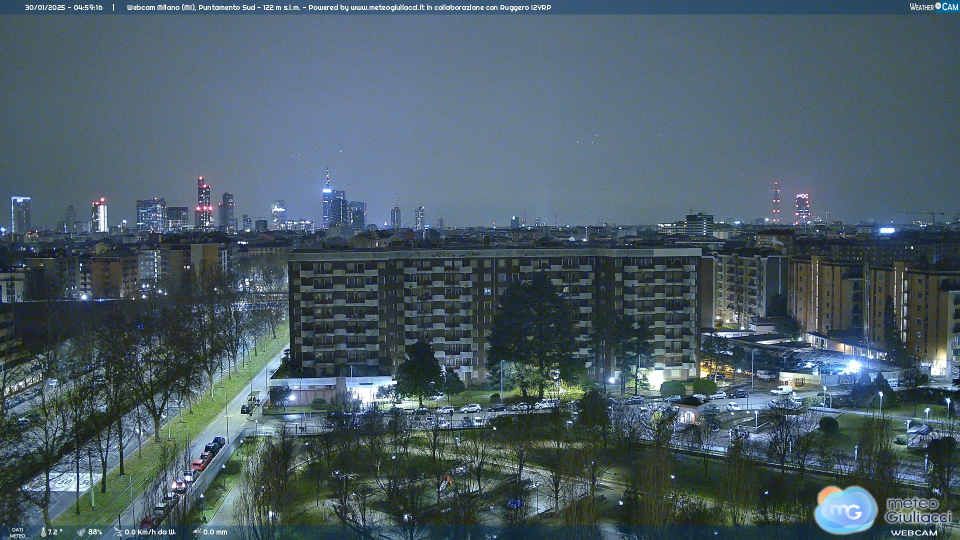
#> input picture code/images/20250130-0500.jpg, 1920 x 1080 px (shown at 1/2 size); its folder holds only this picture in this run
$ jupyter execute --allow-errors 03-physical_based_model.ipynb   (shell and % lines are left out)
#> lines starting #> are read from the running program, lines starting #| are printed output that depends on the picture
# PM2.5 estimation from sky images (PPPC)
This notebook script:
 - Extracts two “naturalness” features from sky images:
   - **HS**: spatial entropy of saturation
   - **ES**: wavelet-based (transform) entropy of saturation
 - Merges features with ground PM2.5 measurements
 - Fits reference distributions on “clean air” samples
 - Builds a combined quality score **Q**
 - Fits a logistic mapping to predict PM2.5 and evaluates performance

[cell 1]
import os
import re
import glob
import math

import numpy as np
import pandas as pd
import imageio.v3 as iio
import matplotlib.pyplot as plt

import pywt
from scipy.stats import gumbel_r, norm
from scipy.optimize import curve_fit
from sklearn.metrics import mean_absolute_error, mean_squared_error, r2_score

## Helper functions
 Functions for:
 - Parsing datetime from filename
 - Converting RGB → saturation
 - Computing spatial entropy (HS)
 - Computing wavelet-based transform entropy (ES)

[cell 2]
def parse_dt_from_name(name):
    m = re.search(r'(\d{8})-(\d{4})', name)
    if not m:
        return None
    ymd, hm = m.group(1), m.group(2)
    return f"{ymd[:4]}-{ymd[4:6]}-{ymd[6:8]} {hm[:2]}:{hm[2:4]}"

[cell 3]
def rgb_to_saturation(rgb_uint8):
    rgb = rgb_uint8.astype(np.float32) / 255.0
    R, G, B = rgb[..., 0], rgb[..., 1], rgb[..., 2]

    U = np.maximum.reduce([R, G, B])
    V = np.minimum.reduce([R, G, B])

    S = np.zeros_like(U, dtype=np.float32)
    mask = U > 0
    S[mask] = (U[mask] - V[mask]) / U[mask]

    return S

[cell 4]
def spatial_entropy(S, bins=256):
    hist, _ = np.histogram(S, bins=bins, range=(0, 1), density=True)
    p = hist / (hist.sum() + 1e-12)
    p = p[p > 0]
    return float(-np.sum(p * np.log(p)))

[cell 5]
def shannon_entropy_coeffs(coeffs, bins=256):
    data = coeffs.ravel()
    std = np.std(data)
    rng = 6 * std if std > 0 else 1.0

    hist, _ = np.histogram(data, bins=bins, range=(-rng, rng), density=True)
    p = hist / (hist.sum() + 1e-12)
    p = p[p > 0]

    return float(-np.sum(p * np.log(p)))


def transform_entropy(S, K=5, psi=4.0):
    coeffs = pywt.wavedec2(S, wavelet='haar', level=K, mode='symmetric')
    ES_scales = []

    for k in range(1, K + 1):
        cH, cV, cD = coeffs[k]

        e_LH = shannon_entropy_coeffs(cH)
        e_HL = shannon_entropy_coeffs(cV)
        e_HH = shannon_entropy_coeffs(cD)

        e_scale = (e_LH + e_HL + psi * e_HH) / (1 + psi)
        ES_scales.append(e_scale)

    return float(np.mean(ES_scales))

## Load images and extract features (HS, ES)
 - Reads all `.jpg`, `.png`, `.jpeg` images from `input/passed`
 - Crops a fixed sky region
 - Computes saturation, HS, and ES per image
 - Builds a dataframe indexed by Datetime

[cell 6]
image_folder = "Images"
image_paths = glob.glob(os.path.join(image_folder, "*.jpg")) + \
              glob.glob(os.path.join(image_folder, "*.png")) + \
              glob.glob(os.path.join(image_folder, "*.jpeg"))

records = []

for path in image_paths:
    try:
        fname = os.path.basename(path)
        dt = parse_dt_from_name(fname)
        if dt is None:
            continue

        img = iio.imread(path)
#> img is the input picture: shape (1080, 1920, 3); mean R, G, B 74.7, 92.5, 102.4
        img = img[30:430, 30:1950, :3]  # sky crop
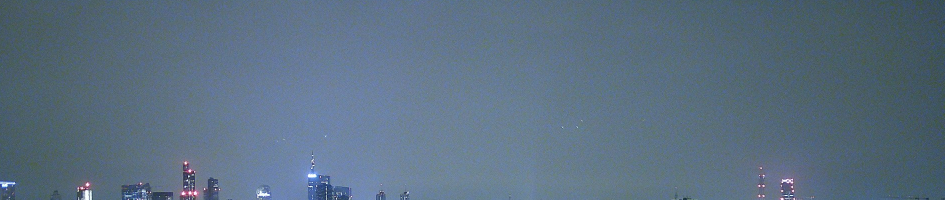
#> img: shape (400, 1890, 3) (shown at 1/2 size); mean R, G, B 91.2, 111.2, 129.6

        S = rgb_to_saturation(img)
#> in rgb_to_saturation, `R, G, B = rgb[..., 0], rgb[..., 1], rgb[..., 2]`:
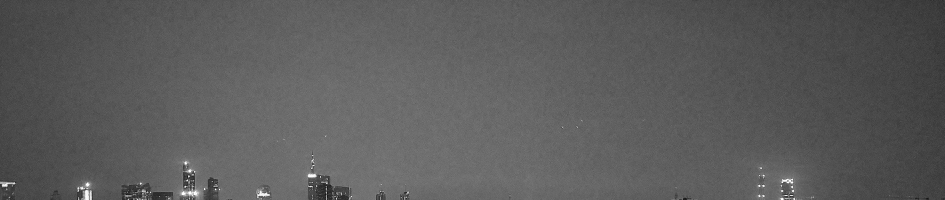
#> R: shape (400, 1890) float32 (shown at 1/2 size); min 0, max 1, mean 0.357
#> in rgb_to_saturation, `R, G, B = rgb[..., 0], rgb[..., 1], rgb[..., 2]`:
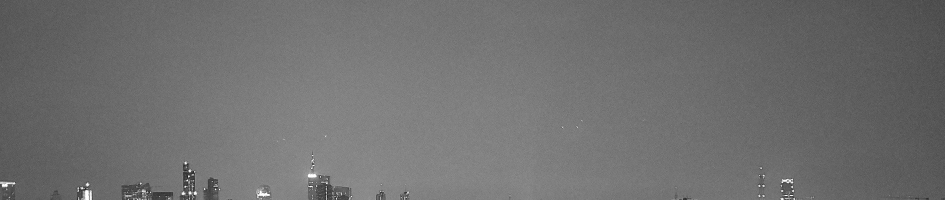
#> G: shape (400, 1890) float32 (shown at 1/2 size); min 0.0118, max 1, mean 0.436
#> in rgb_to_saturation, `R, G, B = rgb[..., 0], rgb[..., 1], rgb[..., 2]`:
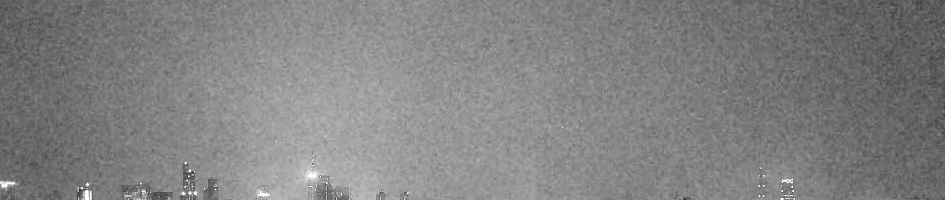
#> B: shape (400, 1890) float32 (shown at 1/2 size); min 0.0471, max 1, mean 0.508
#> in rgb_to_saturation, `mask = U > 0`: mask: shape (400, 1890) bool; every value is 1
#> in rgb_to_saturation, `S[mask] = (U[mask] - V[mask]) / U[mask]`:
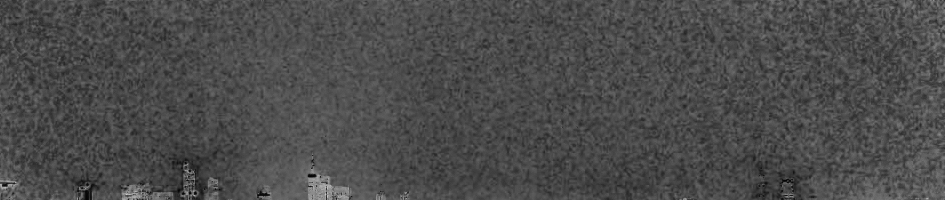
#> S: shape (400, 1890) float32 (shown at 1/2 size); min 0, max 1, mean 0.297
        HS = spatial_entropy(S)
#> in spatial_entropy, `hist, _ = np.histogram(S, bins=bins, range=(0, 1), density=True)`: hist = 256 values, max 8.52 at index 76, min 0 at index 223, mean 1
#> in spatial_entropy, `p = hist / (hist.sum() + 1e-12)`: p = 256 values, max 0.0333 at index 76, min 0 at index 223, mean 0.00391
#> in spatial_entropy, `p = p[p > 0]`: p = 242 values, max 0.0333 at index 76, min 1.32e-06 at index 219, mean 0.00413
#> HS = 4.02
        ES = transform_entropy(S)
#> in transform_entropy, `coeffs = pywt.wavedec2(S, wavelet='haar', level=K, mode='symmetric')`: coeffs = 6 items
#> the loop in transform_entropy, `for k in range(1, K + 1):` made 5 passes
#> (e_LH, e_HL, e_HH, e_scale) on passes 1 to 5: (4.19, 4.21, 4.27, 5.09), (4.42, 4.39, 4.42, 5.3), (4.4, 4.44, 4.43, 5.31), (4.39, 4.39, 4.37, 5.25), (4.3, 4.34, 4.39, 5.24)
#> pass 2, in transform_entropy, `cH, cV, cD = coeffs[k]`:
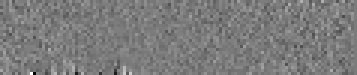
#> cV: shape (25, 119) float32 (shown 3 times larger); min -1.87, max 1.99, mean 0.00355; drawn with min black and max white
#> pass 2, in transform_entropy, `cH, cV, cD = coeffs[k]`:
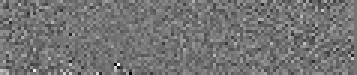
#> cD: shape (25, 119) float32 (shown 3 times larger); min -0.882, max 1.05, mean -0.000664; drawn with min black and max white
#> pass 3, in transform_entropy, `cH, cV, cD = coeffs[k]`:
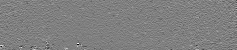
#> cH: shape (50, 237) float32; min -1.57, max 1.56, mean 1.91e-05; drawn with min black and max white
#> after the loop in transform_entropy, `for k in range(1, K + 1):`:
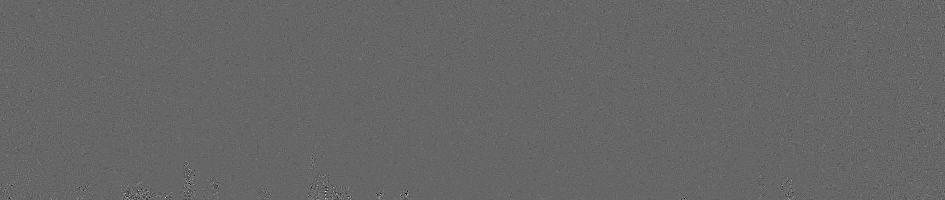
#> cD: shape (200, 945) float32; min -0.352, max 0.521, mean -5.53e-05; drawn with min black and max white
#> after the loop in transform_entropy, `for k in range(1, K + 1):`:
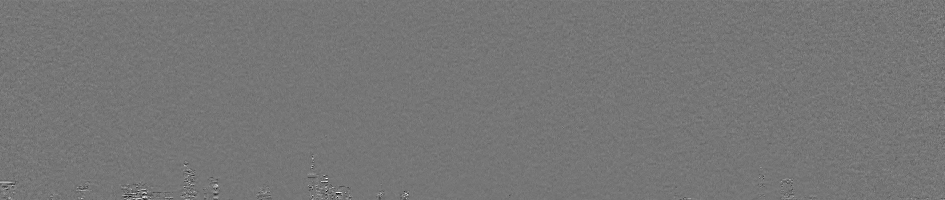
#> cH: shape (200, 945) float32; min -0.626, max 0.723, mean 7.3e-05; drawn with min black and max white
#> after the loop in transform_entropy, `for k in range(1, K + 1):`: ES_scales = [5.09, 5.3, 5.31, 5.25, 5.24]
#> ES = 5.24

        records.append({"Datetime": dt, "HS": HS, "ES": ES})

    except Exception as e:
        print(f"Error processing {fname}: {e}")

df_img = pd.DataFrame(records)
#> df_img = table of 1 rows and 3 columns
df_img["Datetime"] = pd.to_datetime(df_img["Datetime"])

## Load PM2.5 measurements and merge

[cell 7]
df_pm = pd.read_csv("Model Input/PM25_MI Marche_ARPA.csv")
#> (reads code/model input/PM25_MI Marche_ARPA.csv from the repository)
df_pm["Datetime"] = pd.to_datetime(df_pm["Datetime"], format="%d/%m/%Y %H:%M")

merged = df_img.merge(df_pm, on="Datetime", how="inner")
#> merged = table of 1 rows and 4 columns

## Clean-air subset for “naturalness” fitting
 Uses low-PM samples to estimate reference distributions (the “clean air” baseline).

[cell 8]
clean = merged[merged["PM25"] < 12]
#> clean = table of 0 rows and 4 columns
HS_clean = clean["HS"].values
#> HS_clean = empty array
ES_clean = clean["ES"].values
#> ES_clean = empty array
